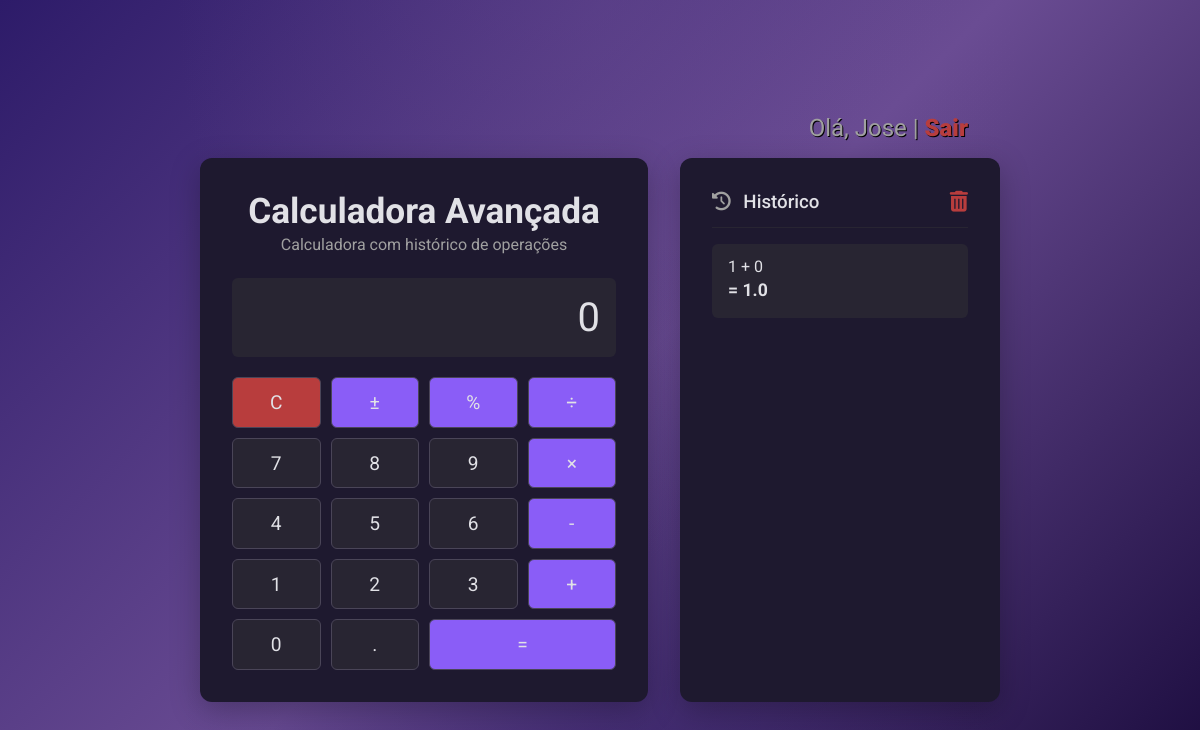
Before: /home/ (signed in) with the older database file.
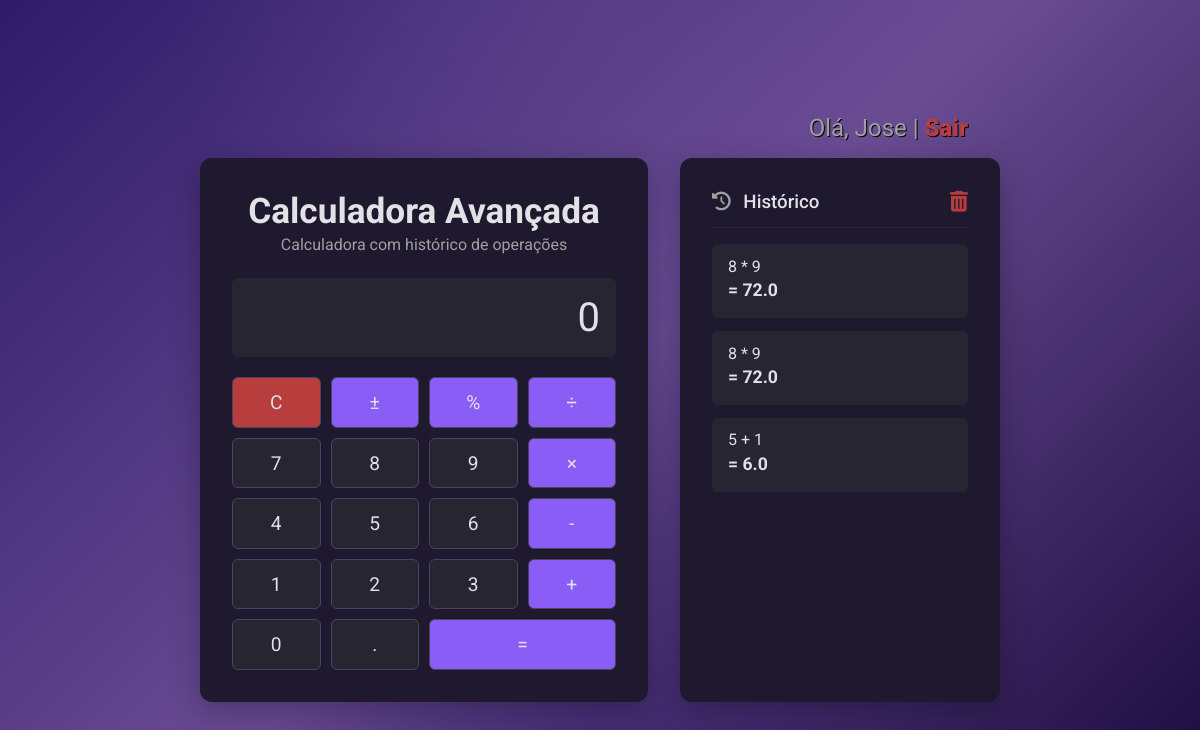
After: the same page with the newer database file.
### core/models.py (models this page shows, shortened)
class Operacao(models.Model):
    usuario = models.ForeignKey(User, on_delete=models.CASCADE)
    parametros = models.CharField(max_length=100)
    resultado = models.CharField(max_length=100)
    dt_inclusao = models.DateTimeField(auto_now_add=True)
    class Meta:
        ordering = ['-dt_inclusao']
        verbose_name_plural = "Operações"

### core/views.py (the view, shortened to what this page needs)
# urls.py: path('home/', views.calculadora, name='calculadora'),
@login_required
def calculadora(request):
    contexto = {}
    operacoes_recentes = Operacao.objects.filter(usuario=request.user)[:5]
    contexto['historico'] = operacoes_recentes
    return render(request, 'home/calculator.html', contexto)

### templates/home/calculator.html (shortened to what this page needs)
{% load static %}
<!DOCTYPE html>
<html lang="pt-br">
<head>
    <link rel="stylesheet" href="https://cdnjs.cloudflare.com/ajax/libs/font-awesome/6.0.0-beta3/css/all.min.css">
    <link rel="stylesheet" href="{% static 'css/calculator.css' %}">
</head>
<body>
    <div class="header">
        <span>Olá, {{ user.username|title }}</span> | <a href="{% url 'logout' %}">Sair</a>
    </div>
    <div class="container">
        <div class="main-content">
            <div class="calculator-header">
                <h2>Calculadora Avançada</h2>
                <p>Calculadora com histórico de operações</p>
            </div>
            <div class="calculator-grid">
                <div class="display" id="display">{% if resultado %}{{ resultado }}{% elif erro %}Erro{% else %}0{% endif %}</div>
                <button class="clear" data-value="C">C</button>
                <button class="operator" data-value="negate">±</button>
                <button class="operator" data-value="percent">%</button>
                <button class="operator" data-value="/">÷</button>
                <button data-value="7">7</button>
                <button data-value="8">8</button>
                <button data-value="9">9</button>
                <button class="operator" data-value="*">×</button>
                <button data-value="4">4</button>
                <button data-value="5">5</button>
                <button data-value="6">6</button>
                <button class="operator" data-value="-">-</button>
                <button data-value="1">1</button>
                <button data-value="2">2</button>
                <button data-value="3">3</button>
                <button class="operator" data-value="+">+</button>
                <button data-value="0">0</button>
                <button data-value=".">.</button>
                <button class="equals" data-value="=">=</button>
            </div>
        </div>
        <div class="sidebar">
            <div class="historico-header">
                <h3><i class="fas fa-history"></i> Histórico</h3>
                <form id="deleteLatestForm" method="post" action="{% url 'delete_latest_history' %}">
                    <button type="submit" class="clear-history-btn" title="Excluir último registro">
                        <i class="fas fa-trash-alt"></i>
                    </button>
                </form>
            </div>
            <div class="historico">
                <ul id="historyList">
                    {% for op in historico %}
                        <li>
                            <span>{{ op.parametros }}</span>
                            <strong>= {{ op.resultado }}</strong>
                        </li>
                    {% empty %}
                        <li>Nenhum cálculo realizado ainda.</li>
                    {% endfor %}
                </ul>
            </div>
        </div>
    </div>
</body>
</html>

### static/css/calculator.css (style rules this page uses)
:root { --bg-color: #2D2A37; --panel-bg: #1E192F; --input-bg: #282532; --text-color: #E1E1E6; --text-secondary: #A0A0A0; --accent-purple: #8A5DF7; --accent-red: #B83D3D; }
body { font-family: 'Roboto', sans-serif; margin: 0; background: radial-gradient(ellipse at top, rgba(106, 76, 147, 0.3) 0%, transparent 50%), radial-gradient(ellipse at bottom, rgba(45, 27, 105, 0.4) 0%, transparent 50%), linear-gradient(135deg, #2D1B69 0%, #6A4C93 50%, #1A0B3D 100%); background-color: #2D2A37; color: var(--text-color); display: flex; flex-direction: column; align-items: center; justify-content: center; min-height: 100vh; }
.header { width: 100%; max-width: 800px; box-sizing: border-box; background-color: transparent; color: var(--text-secondary); padding: 1rem 2rem; text-align: right; font-size: 1.5rem; text-shadow: 1px 1px 0px #000000; }
.header a { color: var(--accent-red); text-decoration: none; font-weight: 900; }
.container { display: flex; gap: 2rem; width: 100%; max-width: 800px; }
.main-content { background-color: var(--panel-bg); padding: 2rem; border-radius: 12px; box-shadow: 0 8px 30px rgba(0,0,0,0.25); flex: 3; }
.sidebar { background-color: var(--panel-bg); padding: 2rem; border-radius: 12px; box-shadow: 0 8px 30px rgba(0,0,0,0.25); flex: 2; display: flex; flex-direction: column; }
.calculator-header { text-align: center; margin-bottom: 1.5rem; }
.calculator-header h2 { border-bottom: none; padding-bottom: 0.2rem; margin-bottom: 0; font-size: 2.2rem; font-weight: 700; }
.calculator-header p { color: var(--text-secondary); margin: 0; }
h2, h3 { margin-top: 0; border-bottom: 1px solid var(--input-bg); padding-bottom: 0.8rem; font-weight: 500; }
.calculator-grid { display: grid; grid-template-columns: repeat(4, 1fr); gap: 10px; margin-top: 1.5rem; }
.calculator-grid button, .calculator-form input[type="text"] { font-family: 'Roboto', sans-serif; background-color: var(--input-bg); color: var(--text-color); border: 1px solid #4A4558; border-radius: 6px; padding: 0.8rem; font-size: 1.2rem; cursor: pointer; transition: background-color 0.2s, filter 0.2s; display: flex; justify-content: center; align-items: center; }
.calculator-grid button.operator { background-color: var(--accent-purple); }
.calculator-grid button.clear { background-color: var(--accent-red); }
.calculator-grid button.equals { background-color: var(--accent-purple); grid-column: span 2; }
.display { grid-column: span 4; background-color: var(--input-bg); text-align: right; padding: 1rem; font-size: 2.5rem; margin-bottom: 10px; border-radius: 6px; min-height: 1em; box-sizing: border-box; word-break: break-all; overflow: hidden; white-space: nowrap; text-overflow: ellipsis; }
.historico { flex-grow: 1; overflow-y: auto; min-height: 0; }
.historico ul { list-style: none; padding: 0; margin: 0; }
.historico li { background: var(--input-bg); padding: 0.8rem 1rem; margin-bottom: 0.8rem; border-radius: 6px; font-size: 1rem; }
.historico li span { display: block; }
.historico li strong { display: block; margin-top: 0.3rem; font-size: 1.1rem; }
.historico-header { display: flex; justify-content: space-between; align-items: center; border-bottom: 1px solid var(--input-bg); padding-bottom: 0.8rem; margin-bottom: 1rem; }
.historico-header h3 { margin: 0; padding: 0; border-bottom: none; }
.historico-header .clear-history-btn { background: none; border: none; color: var(--accent-red); font-size: 1.3rem; cursor: pointer; transition: color 0.2s; padding: 0; }
.historico-header h3 i { margin-right: 0.5rem; color: var(--text-secondary); }

Changed rows visible on the page:
removed Operacao: parametros "1 + 0", resultado "1.0"
added Operacao: parametros "8 * 9", resultado "72.0"
added Operacao: parametros "8 * 9", resultado "72.0"
added Operacao: parametros "5 + 1", resultado "6.0"
